Frame 1 (no input): blank canvas, image omitted
Frame 60 (no input): blank canvas, image omitted
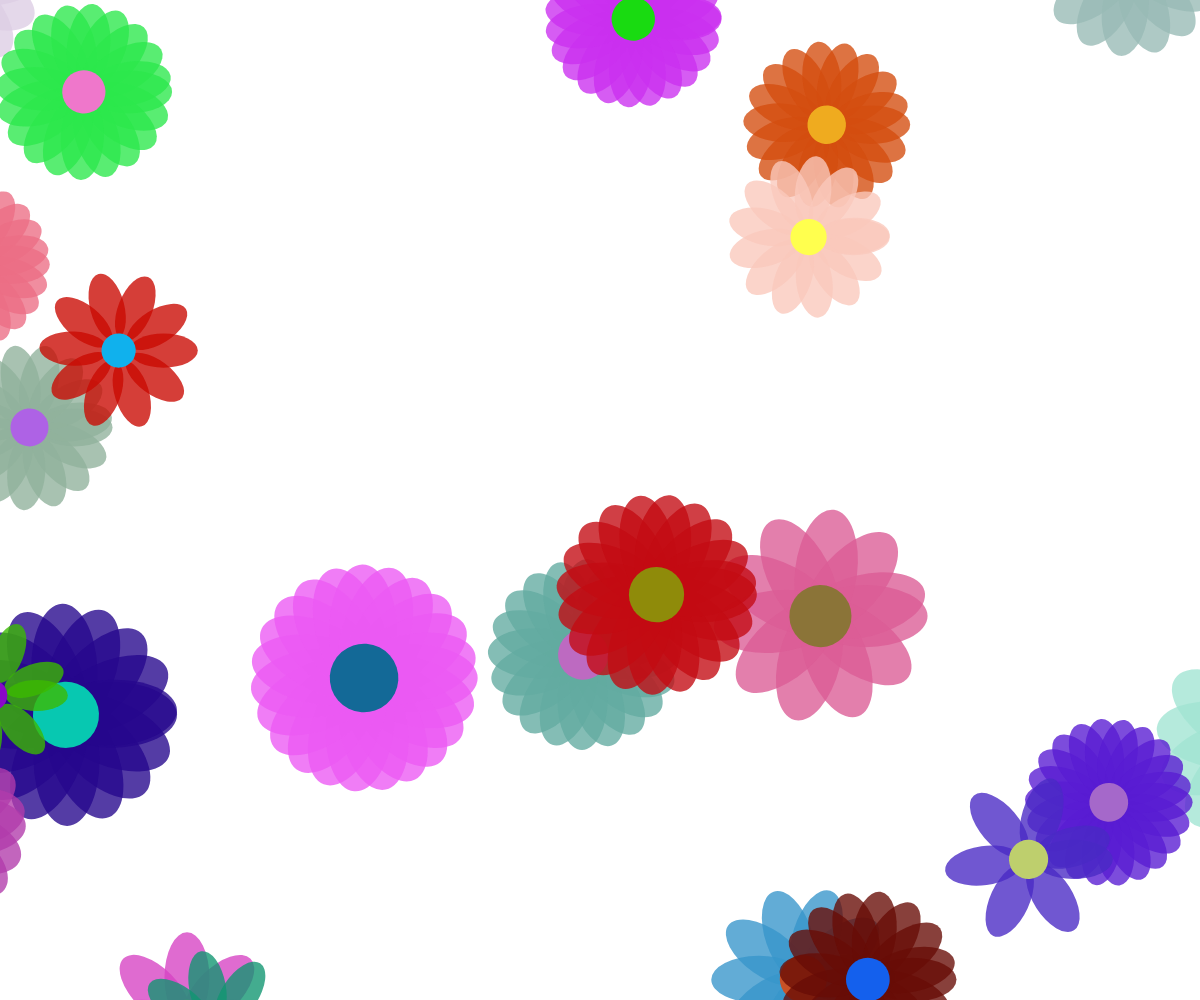
Frame 120 (the mouse pressed at the canvas centre since frame 60)

The p5.js sketch whose frames 1 and 60 were blank and that drew this single picture after the mouse press (run headless with seeded random() and noise() and a simulated clock; from frame 60 on, the mouse is pressed at the canvas centre):

// p5.js sketch
// ── sketch.js
function setup() {
  createCanvas(windowWidth, windowHeight);
  angleMode(DEGREES);
  noStroke();
}

function draw() {
  let numPetals = 12;
  let flowerX = width / 2;
  let flowerY = height / 2;
  let petalColor = color(255, 100, 150, 200);
  let centerColor = color(255, 220, 0);   
  translate(flowerX, flowerY);
  let angleStep = 360 / numPetals;
  if (mouseIsPressed) {
    drawFlower(
      random(6, 24), // number of petals
      random(-width, width), // x coordinate of flower
      random(-height, height), // y coordinate of flower
      color(random(255), random(255), random(255), 200), // petal color
      color(random(255), random(255), random(255)), // center color
      random(60, 140) // petal size
    );
  }
}

function drawFlower(numPetals, flowerX, flowerY, petalColor, centerColor, petalSize) {
  translate(flowerX, flowerY);
  let angleStep = 360 / numPetals;

  fill(petalColor);
  for (let i = 0; i < numPetals; i++) {
    drawPetal();
    rotate(angleStep);
  }

  function drawPetal() {
    ellipse(45, 0, petalSize, petalSize / 2);
  }

  fill(centerColor);
  circle(0, 0, petalSize / 2);
}
